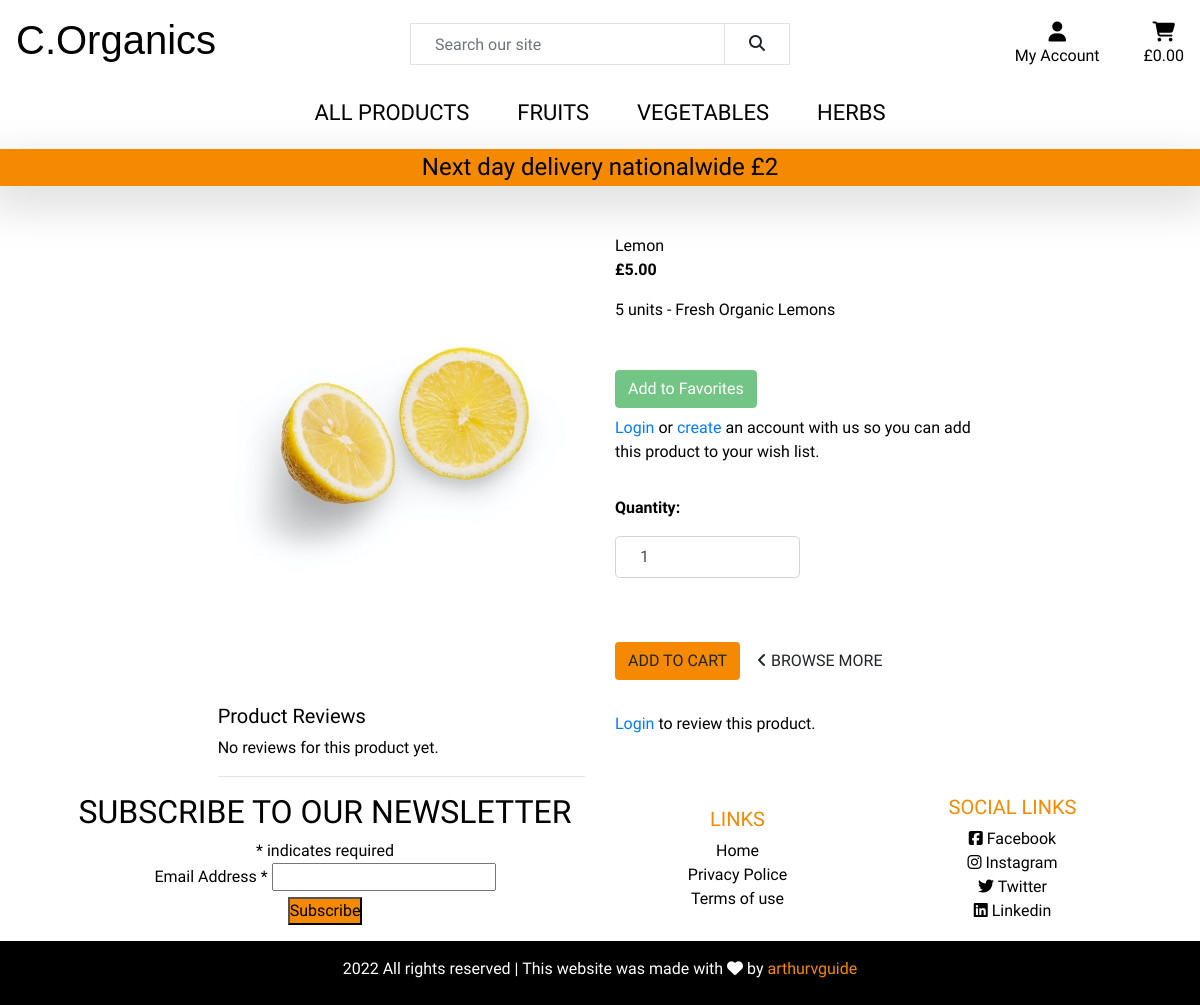
The app's page /products/5, older data.
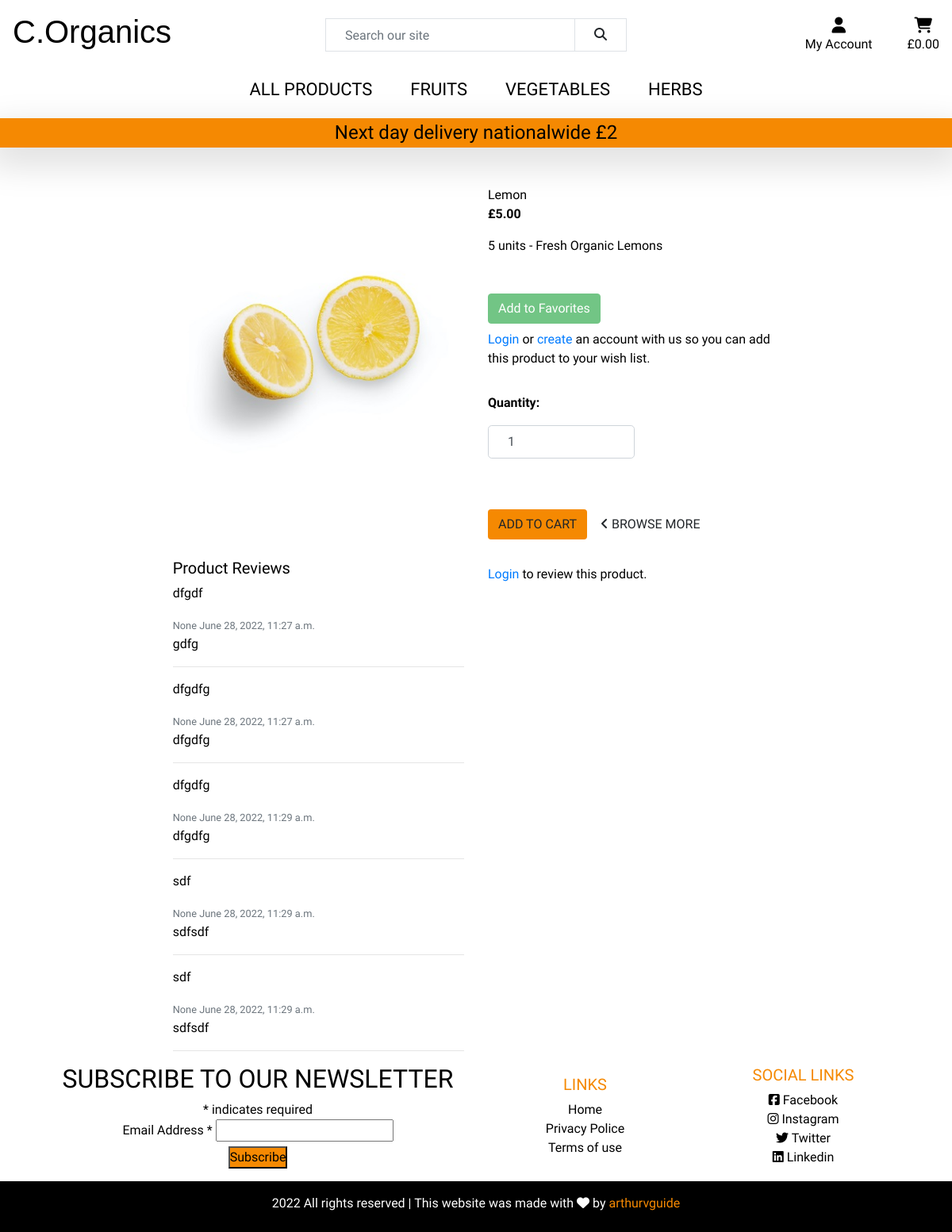
The same page, newer data.
### products/models.py (models this page shows, shortened)
class Review(models.Model):
    user = models.ForeignKey(User, null=True, on_delete=models.CASCADE)
    product = models.ForeignKey(Product, on_delete=models.CASCADE)
    title = models.CharField(max_length=25,
                             null=False, blank=False)
    review_subject = models.TextField(max_length=250, null=False,
                                      blank=False)
    date_created = models.DateTimeField(
        auto_now_add=True
    )

### products/views.py (the view)
# urls.py: path('<product_id>', views.product_detail, name='product_detail'),
def product_detail(request, product_id):
    product = get_object_or_404(Product, pk=product_id)
    reviews = Review.objects.filter(product=product)
    if request.user.is_authenticated:
        current_user = UserProfile.objects.filter(user=request.user).first()
        wishlist = WishList.objects.filter(product=product, user=current_user)
        if request.method == 'POST':
            review_form = ReviewForm(data=request.POST or None)
            if request.user.is_authenticated and review_form.is_valid():
                review_form.user = current_user
                review = review_form.save(commit=False)
                review.product = product
                review.save()
                product.save()
                context = {
                   'product': product,
                   'reviews': reviews,
                   'wishlist': wishlist,
                   'review_form': ReviewForm(),
                  }
                return render(request, 'products/product_detail.html', context)
            else:
                context = {
                   'product': product,
                   'reviews': reviews,
                   'wishlist': wishlist,
                   'review_form': ReviewForm(),
                  }
                return render(request, 'products/product_detail.html', context)
        else:
            context = {
                'product': product,
                'reviews': reviews,
                'wishlist': wishlist,
                'review_form': ReviewForm(),
                }
            return render(request, 'products/product_detail.html', context)
    else:
        context = {
                   'product': product,
                   'reviews': reviews,
                  }
        return render(request, 'products/product_detail.html', context)

### bag/contexts.py (called while the page is built, shortened)
def bag_contents(request):
    bag_items = []
    total = 0
    product_count = 0
    delivery = 2
    bag = request.session.get('bag', {})
    final_total = delivery + total
    context = {
        'bag_items': bag_items,
        'total': total,
        'product_count': product_count,
        'delivery': delivery,
        'final_total': final_total,
    }
    return context

### products/templates/products/product_detail.html (shortened to what the changed rows need)
{% extends "base.html" %}
{% load static %}
{% block content %}
<section>
    <div class="row mt-4 mr-3 ml-3 ml-md-1 mr-md-1 ml-l-0 mr-l-0">
        <div class="col-12 col-md-6 col-lg-4 offset-lg-2">
            <h3 class="lead">Product Reviews</h3>
            {% if reviews %}
                {% for review in reviews %}
                <div class="row">
                    <div class="col-6">
                        <p>{{ review.title }}</p>
                    </div>
                </div>
                <div class="row">
                    <div class="col">
                        <small class="text-muted">{{ review.user }} {{ review.date_created }}</small>
                    </div>
                </div>
                <p>{{ review.review_subject }}</p>
                <hr>
                {% endfor %}
            {% else %}
            <p>No reviews for this product yet.</p>
            <hr>
            {% endif %}
        </div>
    </div>
</section>
{% endblock %}

Row changes from the older to the newer data that the page shows:
added Review: title "dfgdf", user "None", date_created "June 28, 2022, 11:27 a.m.", review_subject "gdfg"
added Review: title "dfgdfg", user "None", date_created "June 28, 2022, 11:27 a.m.", review_subject "dfgdfg"
added Review: title "dfgdfg", user "None", date_created "June 28, 2022, 11:29 a.m.", review_subject "dfgdfg"
added Review: title "sdf", user "None", date_created "June 28, 2022, 11:29 a.m.", review_subject "sdfsdf"
added Review: title "sdf", user "None", date_created "June 28, 2022, 11:29 a.m.", review_subject "sdfsdf"
Text that changed along with them:
text no longer shown: "No reviews for this product yet."
